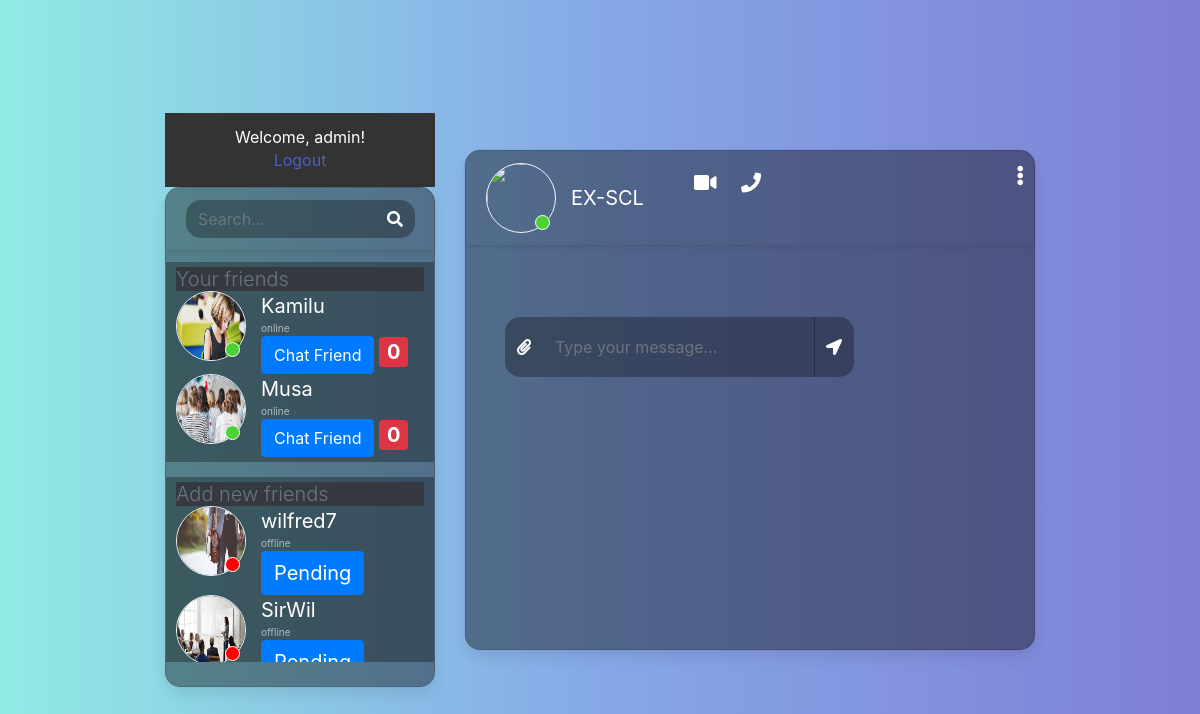
/room/EX-SCL/ (signed in), run on the app's committed database.
### authentications/models.py (models this page shows)
class CustomUser(AbstractUser):
    date_of_birth = models.DateField(null = True)
    photo = models.ImageField(upload_to='media', null = True)
    is_online = models.BooleanField(default=False)
    class Meta(AbstractUser.Meta):
        app_label = 'authentications'
    def __str__(self):
        return self.username

### chat/models.py (models this page shows, shortened)
class Room(models.Model):
    name = models.CharField(max_length=128)
    online = models.ManyToManyField(to=User, blank=True)

### chat/views.py (the view)
# urls.py: path('room/<str:room_name>/', views.chatroom, name = 'room'),
def chatroom(request, room_name):
    current_user = request.user
    chat_room = Room.objects.get(name=room_name)
    get_room_name = chat_room.name
    get_messages = Message.objects.filter(room=chat_room)
    formatted_messages = [(message, format_timestamp(message.timestamp)) for message in get_messages]
    online_users = CustomUser.objects.all().order_by('is_online')
    try:
        friendship_instance = Friendship.objects.get(user=current_user)
        related_friends = friendship_instance.related_friends.all()
        related_friends_ordered = related_friends.order_by('-is_online')
    except Friendship.DoesNotExist:
        related_friends_ordered = []
    all_users = CustomUser.objects.exclude(id=current_user.id).exclude(id__in=related_friends.values_list('id', flat=True))
    for friend in all_users:
        friend_request = FriendRequest.objects.filter(to_user=friend, status='pending').first()
        friend.has_pending_request = friend_request is not None
    arr = []
    for friend in related_friends_ordered:
        other_user_chats = PrivateChat.objects.filter(
            sender=friend, friend=current_user, is_read_friend=False
        )
        other_user_unread_count = other_user_chats.count()
        print('coming from room', other_user_unread_count)
        arr.append((friend, other_user_unread_count))
    context = {
        'room': chat_room,
        'chats': get_messages,
        'room_name': get_room_name,
        'formatted_messages': formatted_messages,
        'all_users': all_users,
        'online': online_users,
        'friends': related_friends_ordered,
        'arr': arr,
        'current_user':current_user
    }
    return render(request, 'chat/chatroom.html', context)

### chat/timestamp.py (called while the page is built)
def format_timestamp(timestamp):
    now = timezone.now()
    if timestamp.date() == now.date():
        formatted_time = timestamp.strftime("%I:%M %p")
        return f"{formatted_time}, Today"
    else:
        formatted_datetime = timestamp.strftime("%I:%M %p, %b %d, %Y")
        return formatted_datetime

### chat/templates/chat/chatroom.html (shortened to what this page needs)
{% extends 'chat/base/base.html' %}
{% load static %}
{% block content %}
<div class="container-fluid h-100">
	<div class="row justify-content-center h-100">
		{% include 'chat/base/sidebar.html' %}
		<div class="col-md-8 col-xl-6 chat">
			<div class="card">
				<div class="card-header msg_head">
					<div class="d-flex bd-highlight">
						<div class="img_cont">
							<img src="https://static.turbosquid.com/Preview/001292/481/WV/_D.jpg" class="rounded-circle user_img">
							<span class="online_icon"></span>
						</div>
						<div class="user_info">
							<span>{{ room.name }}</span>
						</div>
						<div class="video_cam">
							<span><i class="fas fa-video"></i></span>
							<span><i class="fas fa-phone"></i></span>
						</div>
					</div>
					<span id="action_menu_btn"><i class="fas fa-ellipsis-v"></i></span>
				</div>
				<div class="card-body msg_card_body">
					<div class="card-footer">
						<form id="messageForm" method="POST" >
							<div class="card-body msg_card_body" id="messageContainer">
							</div>
							<div class="input-group">
								<div class="input-group-append">
									<span class="input-group-text attach_btn"><i class="fas fa-paperclip"></i></span>
								</div>
								<input type="text" id="chatMessageInput" class="form-control type_msg" placeholder="Type your message..." required>
								<div class="input-group-append">
									<button type="button" id="chatMessageSend" class="input-group-text send_btn"><i class="fas fa-location-arrow"></i></button>
								</div>
							</div>
						</form>
					</div>
			</div>
		</div>
	</div>
</div>
{% endblock %}

### chat/templates/chat/base/sidebar.html (shortened to what this page needs)
<div class="col-md-4 col-xl-3 chat">
    {% include 'chat/base/logout_base.html' %}
    <div class="card mb-sm-3 mb-md-0 contacts_card">
        <div class="card-header">
            <div class="input-group">
                <input type="text" placeholder="Search..." name="" class="form-control search">
                <div class="input-group-prepend">
                    <span class="input-group-text search_btn"><i class="fas fa-search"></i></span>
                </div>
            </div>
        </div>
        <div class="card-body contacts_body">
            <ul class="contacts">
                <li class="active">
                    <h4 class="bg-dark text-secondary lead">Your friends</h4>
                {% for users, current_user_count in arr %}
                    <div class="d-flex bd-highlight">
                        <div class="img_cont">
                            {% if users.is_online %}
                                <img src="{{ users.photo.url }}" class="rounded-circle user_img">
                                <span class="online_icon"></span>
                            {% else %}
                                <img src="{{ users.photo.url }}" class="rounded-circle user_img">
                                <span class="offline_icon"></span>
                            {% endif %}
                        </div>
                        <div class="user_info">
                            <span>{{ users.username }}</span>
                            {% if users.is_online %}
                                <p> online </p>
                            {% else %}
                                <p> offline </p>
                            {% endif %}
                            <a href="{% url 'chat_friend' users.id %}" data-friend-id="{{ users.id }}" class="btn btn-primary add-friend-btn" data-mark-read-url="{% url 'mark_messages_as_read' %}">Chat Friend</a>
                            {% if users != request.user %}
                            <span class="badge badge-danger" id="unread-count-{{ users.id }}">{{ current_user_count }}</span>
                            {% endif %}
                        </div>
                    </div>
                {% endfor %}
                </li>
                <li class="active">
                    <h4 class="bg-dark text-secondary lead">Add new friends</h4>
                        {% for user in all_users %}
                        <div class="d-flex bd-highlight">
                            <div class="img_cont">
                                {% if user.is_online %}
                                <img src="{{ user.photo.url }}" class="rounded-circle user_img">
                                <span class="online_icon"></span>
                                {% else %}
                                <img src="{{ user.photo.url }}" class="rounded-circle user_img">
                                <span class="offline_icon"></span>
                                {% endif %}
                            </div>
                            <div class="user_info">
                                <span>{{ user.username }}</span>
                                {% if user.is_online %}
                                    <p> online </p>
                                {% else %}
                                    <p> offline </p>
                                {% endif %}
                                <form method="post" action="{% if user.has_pending_request %}{% url 'accept_friend_request' user.friend_requests_received.first.id %}{% else %}{% url 'add_new_friend' user.id %}{% endif %}" class="friendRequestBtn" data-user-id="{{ user.id }}">
                                    <button type="submit" class="btn btn-primary">
                                        <span class="friend-status">{% if user.has_pending_request %}Pending{% else %}Add Friend{% endif %}</span>
                                    </button>
                                </form>
                            </div>
                        </div>
                    {% endfor %}
                    </li>
            </ul>
        </div>
        <div class="card-footer"></div>
    </div>
</div>

### chat/templates/chat/base/logout_base.html
<div class="header">
    <h4>Welcome, {{ user.username }}!</h4>
    <a href="{% url 'authentications:logout' %}">Logout</a>
</div>

### chat/static/chat/styles/chat/style.css (style rules this page uses)
body,html { height: 100%; margin: 0; background: #7F7FD5; background: -webkit-linear-gradient(to right, #91EAE4, #86A8E7, #7F7FD5); background: linear-gradient(to right, #91EAE4, #86A8E7, #7F7FD5); }
body { font-family: 'Arial', sans-serif; background-color: #f5f5f5; text-align: center; display: flex; justify-content: center; align-items: center; }
.chat { margin-top: auto; margin-bottom: auto; }
.card { height: 500px; border-radius: 15px !important; background-color: rgba(0,0,0,0.4) !important; }
.contacts_body { padding: 0.75rem 0 !important; overflow-y: auto; white-space: nowrap; }
.msg_card_body { overflow-y: auto; }
.card-header { border-radius: 15px 15px 0 0 !important; border-bottom: 0 !important; }
.card-footer { border-radius: 0 0 15px 15px !important; border-top: 0 !important; }
.search { border-radius: 15px 0 0 15px !important; background-color: rgba(0,0,0,0.3) !important; border:0 !important; color:white !important; }
.type_msg { background-color: rgba(0,0,0,0.3) !important; border:0 !important; color:white !important; height: 60px !important; overflow-y: auto; }
.attach_btn { border-radius: 15px 0 0 15px !important; background-color: rgba(0,0,0,0.3) !important; border:0 !important; color: white !important; cursor: pointer; }
.send_btn { border-radius: 0 15px 15px 0 !important; background-color: rgba(0,0,0,0.3) !important; border:0 !important; color: white !important; cursor: pointer; }
.search_btn { border-radius: 0 15px 15px 0 !important; background-color: rgba(0,0,0,0.3) !important; border:0 !important; color: white !important; cursor: pointer; }
.contacts { list-style: none; padding: 0; }
.contacts li { width: 100% !important; padding: 5px 10px; margin-bottom: 15px !important; }
.active { background-color: rgba(0,0,0,0.3); }
.user_img { height: 70px; width: 70px; border:1.5px solid #f5f6fa; }
.img_cont { position: relative; height: 70px; width: 70px; }
.online_icon { position: absolute; height: 15px; width:15px; background-color: #4cd137; border-radius: 50%; bottom: 0.2em; right: 0.4em; border:1.5px solid white; }
.offline_icon { position: absolute; height: 15px; width:15px; background-color: red; border-radius: 50%; bottom: 0.2em; right: 0.4em; border:1.5px solid white; }
.user_info { margin-top: auto; margin-bottom: auto; margin-left: 15px; }
.user_info span { font-size: 20px; color: white; }
.user_info p { font-size: 10px; color: rgba(255,255,255,0.6); }
.video_cam { margin-left: 50px; margin-top: 5px; }
.video_cam span { color: white; font-size: 20px; cursor: pointer; margin-right: 20px; }
.msg_head { position: relative; }
#action_menu_btn { position: absolute; right: 10px; top: 10px; color: white; cursor: pointer; font-size: 20px; }
input[type="text"] { width: 100%; padding: 12px; border: 1px solid #ccc; border-radius: 4px; font-size: 16px; }
button { background-color: #007BFF; color: #fff; border: none; border-radius: 4px; padding: 12px 20px; font-size: 18px; cursor: pointer; transition: background-color 0.3s; }

### chat/static/chat/styles/chat/room.css (style rules this page uses)
body { font-family: 'Arial', sans-serif; background-color: #f4f4f4; margin: 0; padding: 0; }
.search { display: flex; justify-content: space-between; margin-bottom: 20px; }
.header { background-color: #333; color: #fff; padding: 15px; text-align: center; }
p { color: #555; }
a { color: #3498db; text-decoration: none; }

### data on the page
CustomUser: username "admin"
CustomUser: photo (picture), username "Kamilu", is_online "online", current_user_count "0"
CustomUser: photo (picture), username "Musa", is_online "online", current_user_count "0"
CustomUser: photo (picture), username "wilfred7", is_online "offline", shows "Pending"
CustomUser: photo (picture), username "SirWil", is_online "offline", shows "Pending"
Room: name "EX-SCL"
